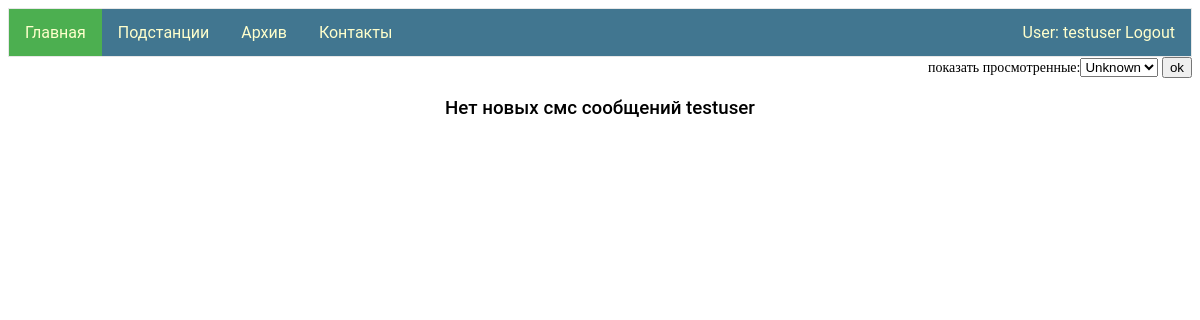
/ (signed in), run on an earlier commit of the app's database.
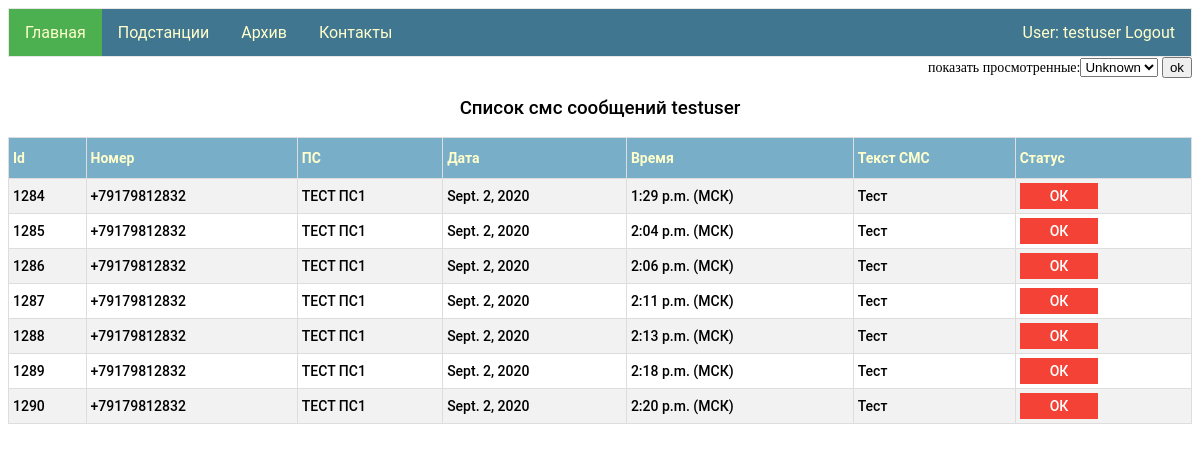
And on a later commit of the database.
### my_app/models.py (models this page shows)
class Viewed_messages(models.Model):
    id_SMS = models.ForeignKey(Sms_message, on_delete = models.CASCADE)
    user = models.ForeignKey(User, on_delete=models.CASCADE)
    status_view = models.NullBooleanField()
    datetime_view = models.DateTimeField(null=True, blank=True)
    sms_notification = models.NullBooleanField(null=True, blank=True)

class Sms_message(models.Model):
    number = models.CharField(max_length=12)
    date = models.DateField()
    time = models.TimeField()
    text_sms = models.TextField()
    ps = models.ForeignKey(Ps, on_delete=models.CASCADE)

class Ps(models.Model):
    name = models.CharField(max_length=100, primary_key=True)
    tel_number = models.CharField(max_length=12)
    res = models.ForeignKey(Group, on_delete=models.CASCADE)

### my_app/views.py (the view)
# urls.py: path('', views.index,),
@login_required
def index(request):
    toolView = ToolForView()
    checkForm = CheckForm()
    try:
        show_viwed_sms = request.session['checkBox_status']
    except KeyError:
        show_viwed_sms = False
    if request.POST:
        show_viwed_sms = request.session['checkBox_status'] = request.POST['checkBox']
    user_name = request.user.username
    time_zone = " (МСК)"
    messages = toolView.check_view(user_name, show_viwed_sms)
    data = {"messages": messages, "username": user_name, "time_zone": time_zone, 'checkForm':checkForm,}
    return render(request, "index.html", context=data)

### my_app/form.py
class CheckForm(forms.Form):
   checkBox = forms.NullBooleanField(required=False, label="показать просмотренные")

### tm_project_django/clases/classes_for_view/classes_for_view.py (called while the page is built)
    def check_view(self, user_name, show_viwed_sms):
        if show_viwed_sms == "true":
            return Viewed_messages.objects.filter(user__username=user_name, status_view=True)
        else:
            return Viewed_messages.objects.filter(user__username=user_name, status_view=False)

### my_app/templates/index.html (shortened to what this page needs)
{% extends "base.html" %}
{% block li1 %}<a class="active" href="/">Главная</a>{% endblock li1 %}
{% block logic1 %}
<form class="left" method="POST">
        {{ checkForm }}
        <input type="submit" value="ok">
    </form>
<div id="display">
{% if messages.count > 0 %}
    <h3>Список смс сообщений {{username}}</h3>
    <table id ="customers">
        <tr><th>Id</th><th>Номер</th><th>ПС</th><th>Дата</th><th>Время</th><th>Текст СМС</th><th>Статус</th></tr>
         {% for  message in messages %}
        <tr>
            <td >{{ message.id_SMS.id }}</td>
            <td>{{ message.id_SMS.number }}</td>
            <td>{{ message.id_SMS.ps.name }}</td>
            <td>{{ message.id_SMS.date }}</td>
            <td>{{ message.id_SMS.time }}{{time_zone}}</td>
            <td>{{ message.id_SMS.text_sms }}</td>
            <td>
                {% if message.status_view %}
                <img src="/static/admin/img/icon-yes.svg" alt="True">
                {% else %}
                <a id="para1" href="view_sms/{{message.id}}">ОК</a>
                {% endif %}
            </td>
        </tr>
    {% endfor %}
    </table>
    {% else %}
     <h3>Нет новых смс сообщений {{username}}</h3>
    {% endif %}
</div>
{% endblock logic1 %}

### my_app/templates/base.html (shortened to what this page needs)
<!DOCTYPE html>
{% load staticfiles %}
<html>
<head>
   <link rel="stylesheet" href={% static "css/styles.css" %} />
</head>
<body>
    {% if user.is_authenticated %}
        <ul>
            <li>{% block li1 %}<a href="/">Главная</a>{% endblock li1 %}</li>
            <li>{% block li2 %}<a href="/ps">Подстанции</a>{% endblock li2 %}</li>
            <li>{% block li5 %}<a href="/archive">Архив</a>{% endblock li5 %}</li>
                <li style="float:right"><a  href="{% url 'logout'%}?next={{request.path}}">User: {{ user.get_username }} Logout</a></li>
            {% else %}
                <li style="float:right"><a href="{% url 'login'%}?next={{request.path}}">Login</a></li>
            {% endif %}
             <li>{% block li3 %}<a href="/contacts">Контакты</a>{% endblock li3 %}</li>
        </ul>
  {% block logic1 %}{% endblock logic1 %}
</body>
</html>

What changed in the data, as far as the page shows it:
added Viewed_messages: id_SMS.id "1284", id_SMS.number "+79179812832", id_SMS.ps.name "ТЕСТ ПС1", id_SMS "Sept. 2, 2020", id_SMS.time "1:29 p.m.", time_zone "(МСК)", id_SMS.text_sms "Тест"
added Viewed_messages: id_SMS.id "1285", id_SMS.number "+79179812832", id_SMS.ps.name "ТЕСТ ПС1", id_SMS "Sept. 2, 2020", id_SMS.time "2:04 p.m.", time_zone "(МСК)", id_SMS.text_sms "Тест"
added Viewed_messages: id_SMS.id "1286", id_SMS.number "+79179812832", id_SMS.ps.name "ТЕСТ ПС1", id_SMS "Sept. 2, 2020", id_SMS.time "2:06 p.m.", time_zone "(МСК)", id_SMS.text_sms "Тест"
added Viewed_messages: id_SMS.id "1287", id_SMS.number "+79179812832", id_SMS.ps.name "ТЕСТ ПС1", id_SMS "Sept. 2, 2020", id_SMS.time "2:11 p.m.", time_zone "(МСК)", id_SMS.text_sms "Тест"
added Viewed_messages: id_SMS.id "1288", id_SMS.number "+79179812832", id_SMS.ps.name "ТЕСТ ПС1", id_SMS "Sept. 2, 2020", id_SMS.time "2:13 p.m.", time_zone "(МСК)", id_SMS.text_sms "Тест"
added Viewed_messages: id_SMS.id "1289", id_SMS.number "+79179812832", id_SMS.ps.name "ТЕСТ ПС1", id_SMS "Sept. 2, 2020", id_SMS.time "2:18 p.m.", time_zone "(МСК)", id_SMS.text_sms "Тест"
added Viewed_messages: id_SMS.id "1290", id_SMS.number "+79179812832", id_SMS.ps.name "ТЕСТ ПС1", id_SMS "Sept. 2, 2020", id_SMS.time "2:20 p.m.", time_zone "(МСК)", id_SMS.text_sms "Тест"
Also different on the page:
{{ username }}: (not shown) → "testuser"
{{ username }}: "testuser" → (not shown)
text no longer shown: "Нет новых смс сообщений"
text now shown: "Список смс сообщений Id Номер ПС Дата Время Текст СМС Статус"
